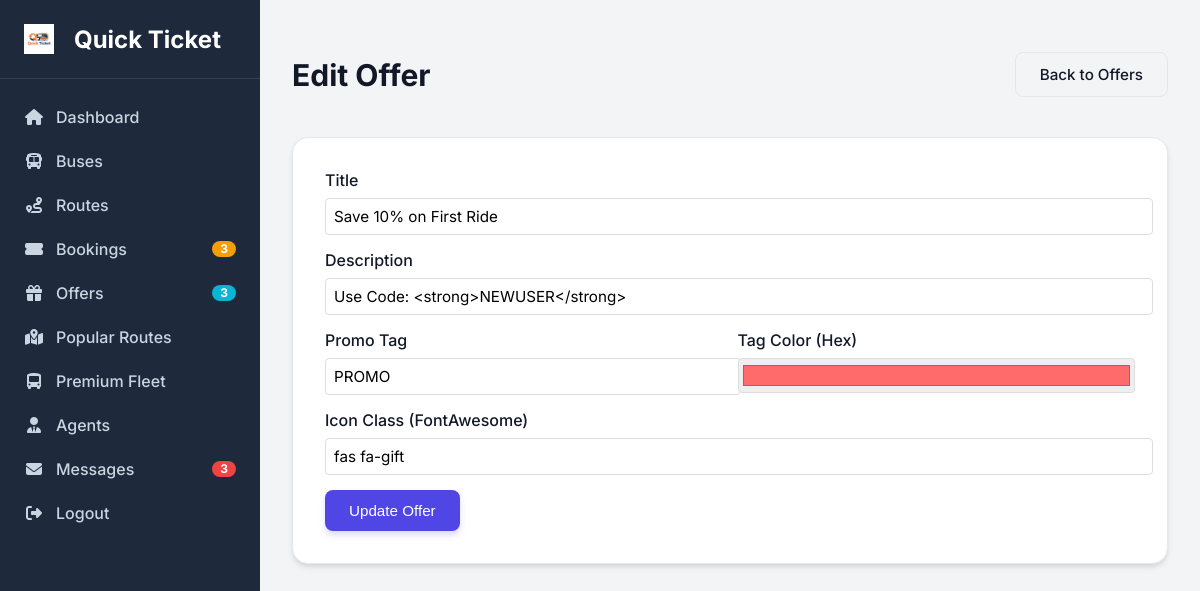
The page /admin/edit_offer.php?id=1 (signed in) on the database its author committed.
### tables this page shows
CREATE TABLE `offers` (
  `id` int(6) unsigned NOT NULL AUTO_INCREMENT,
  `title` varchar(100) NOT NULL,
  `description` varchar(255) NOT NULL,
  `promo_tag` varchar(50) NOT NULL,
  `promo_color` varchar(20) NOT NULL,
  `icon` varchar(50) NOT NULL,
  `created_at` timestamp NOT NULL DEFAULT current_timestamp(),
  PRIMARY KEY (`id`)
);

### admin/edit_offer.php (the view, shortened to what this page needs)
<?php
include 'includes/header.php';
$id = $_GET['id'];
$sql = "SELECT * FROM offers WHERE id=$id";
$result = $conn->query($sql);
$row = $result->fetch_assoc();
?>
<div style="display: flex; justify-content: space-between; align-items: center; margin-bottom: 20px;">
    <h2>Edit Offer</h2>
    <a href="offers.php" class="btn btn-outline">Back to Offers</a>
</div>
<div class="card">
    <form method="POST" style="display: grid; grid-template-columns: 1fr 1fr; gap: 15px;">
        <div style="grid-column: span 2;">
            <label>Title</label>
            <input type="text" name="title" value="<?php echo htmlspecialchars($row['title']); ?>" required style="width: 100%; padding: 8px; border: 1px solid #ddd; border-radius: 4px;">
        </div>
        <div style="grid-column: span 2;">
            <label>Description</label>
            <input type="text" name="description" value="<?php echo htmlspecialchars($row['description']); ?>" required style="width: 100%; padding: 8px; border: 1px solid #ddd; border-radius: 4px;">
        </div>
        <div>
            <label>Promo Tag</label>
            <input type="text" name="promo_tag" value="<?php echo htmlspecialchars($row['promo_tag']); ?>" required style="width: 100%; padding: 8px; border: 1px solid #ddd; border-radius: 4px;">
        </div>
        <div>
            <label>Tag Color (Hex)</label>
            <input type="color" name="promo_color" value="<?php echo htmlspecialchars($row['promo_color']); ?>" style="width: 100%; height: 35px; padding: 2px; border: 1px solid #ddd; border-radius: 4px;">
        </div>
        <div style="grid-column: span 2;">
            <label>Icon Class (FontAwesome)</label>
            <input type="text" name="icon" value="<?php echo htmlspecialchars($row['icon']); ?>" required style="width: 100%; padding: 8px; border: 1px solid #ddd; border-radius: 4px;">
        </div>
        <button type="submit" name="update_offer" class="btn btn-primary" style="width: fit-content;">Update Offer</button>
    </form>
</div>
</div>
</div>
</body>
</html>

### assets/css/admin_style.css (style rules this page uses)
:root { --primary-color: #4f46e5; --primary-hover: #4338ca; --secondary-color: #64748b; --accent-color: #06b6d4; --success-color: #10b981; --danger-color: #ef4444; --warning-color: #f59e0b; --sidebar-bg: #1e293b; --sidebar-text: #f1f5f9; --bg-color: #f3f4f6; --card-bg: #ffffff; --text-primary: #111827; --text-secondary: #6b7280; --border-color: #e5e7eb; --shadow-sm: 0 1px 2px 0 rgba(0, 0, 0, 0.05); --shadow-md: 0 4px 6px -1px rgba(0, 0, 0, 0.1), 0 2px 4px -1px rgba(0, 0, 0, 0.06); --shadow-lg: 0 10px 15px -3px rgba(0, 0, 0, 0.1), 0 4px 6px -2px rgba(0, 0, 0, 0.05); --radius-md: 0.5rem; --radius-lg: 1rem; --font-family: 'Inter', sans-serif; }
body { font-family: var(--font-family); background-color: var(--bg-color); margin: 0; padding: 0; color: var(--text-primary); }
a { text-decoration: none; color: inherit; }
h2 { font-size: 1.875rem; font-weight: 700; margin-bottom: 1.5rem; color: var(--text-primary); }
.card { background-color: var(--card-bg); border-radius: var(--radius-lg); box-shadow: var(--shadow-md); padding: 2rem; margin-bottom: 2rem; border: 1px solid var(--border-color); }
label { display: block; margin-bottom: 0.5rem; font-weight: 500; color: var(--text-primary); }
input[type="text"], input[type="email"], input[type="password"], input[type="number"], input[type="date"], select, textarea { width: 100%; padding: 0.75rem; border: 1px solid var(--border-color); border-radius: var(--radius-md); background-color: #fff; font-family: inherit; font-size: 0.95rem; transition: border-color 0.2s, box-shadow 0.2s; }
.btn { display: inline-flex; align-items: center; justify-content: center; padding: 0.75rem 1.5rem; font-weight: 500; border-radius: var(--radius-md); transition: all 0.2s; cursor: pointer; border: none; font-size: 0.95rem; gap: 0.5rem; }
.btn-primary { background-color: var(--primary-color); color: white; box-shadow: 0 4px 6px rgba(79, 70, 229, 0.2); }
.btn-outline { background-color: transparent; border: 1px solid var(--border-color); color: var(--text-primary); }

### rows shown on the page
offers: title "Save 10% on First Ride", description "Use Code: <strong>NEWUSER</strong>", promo_tag "PROMO", promo_color "#ff6b6b", icon "fas fa-gift"

### other values the page prints
$pending_bookings_count "3"
$offers_count "3"
$unread_messages_count "3"
